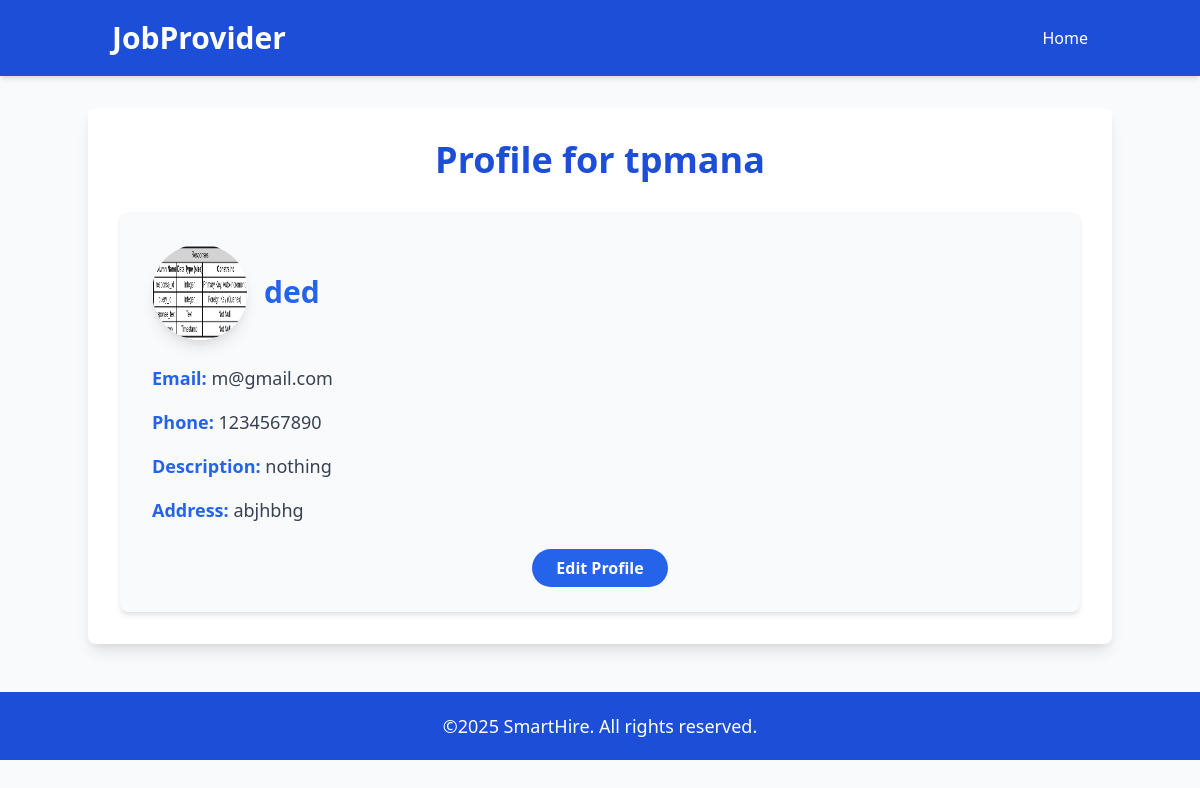
/jobproviderprofile/ (signed in), run on the app's committed database.
### job/models.py (models this page shows)
class JobproviderRegister(models.Model):
    name = models.CharField(max_length=50,null=True, blank=True)
    email = models.EmailField(max_length=50,null=True, blank=True, unique=True)
    password = models.CharField(max_length=50,null=True, blank=True)
    company_name = models.CharField(max_length=50,null=True, blank=True)
    phone_number = models.CharField(max_length=15, null=True, blank=True)

class JobProviderProfile(models.Model):
    jobprovider = models.ForeignKey(JobproviderRegister, on_delete=models.CASCADE)
    company_description = models.TextField(null=True, blank=True)
    company_logo = models.ImageField(upload_to='company_logos/', null=True, blank=True)
    address=models.TextField(null=True, blank=True)

### job/views.py (the view)
# urls.py: path('jobproviderprofile/',jobproviderprofile,name='jobproviderprofile'),
def jobproviderprofile(request):
    if 'jobprovider_id' in request.session:
        jobprovider_id = request.session['jobprovider_id']
        user = JobproviderRegister.objects.get(id=jobprovider_id)
        try:
            profile = JobProviderProfile.objects.get(jobprovider=user)
            return render(request, 'jobproviderprofile.html', {'user': user, 'profile': profile})
        except JobProviderProfile.DoesNotExist:
            if request.method == 'POST':
                company_logo = request.FILES.get('company_logo')
                description = request.POST.get('description')
                location = request.POST.get('location')
                profile = JobProviderProfile(jobprovider=user, company_logo=company_logo, company_description=description, address=location)
                profile.save()
                return redirect('jobproviderprofile')
            return render(request, 'jobproviderprofile.html', {'user': user, 'profile': None})
    else:
        return redirect('jobproviderlogin')

### job/templates/jobproviderprofile.html (shortened to what this page needs)
<!DOCTYPE html>
<html lang="en">
<head>
    <link href="https://cdn.jsdelivr.net/npm/tailwindcss@2.2.19/dist/tailwind.min.css" rel="stylesheet">
</head>
<body class="bg-gray-50 text-gray-800">
    <nav class="bg-blue-700 text-white py-5 shadow-md">
        <div class="container mx-auto flex justify-between items-center px-6">
            <a href="" class="text-3xl font-bold hover:text-yellow-400 transition duration-300">JobProvider</a>
            <ul class="flex space-x-6">
                <li><a href="/jobprovideindex/" class="hover:text-yellow-400 transition duration-300">Home</a></li>
            </ul>
        </div>
    </nav>
    <div class="container mx-auto p-8 mt-8 bg-white shadow-lg rounded-lg">
        <h1 class="text-4xl font-extrabold text-blue-700 mb-8 text-center">Profile for {{ user.name }}</h1>
        {% if profile %}
            <div class="bg-gray-50 p-8 rounded-lg shadow-md">
                <div class="flex items-center space-x-4 mb-6">
                    {% if profile.company_logo %}
                        <img src="{{ profile.company_logo.url }}" alt="Company Logo" class="w-24 h-24 rounded-full shadow-lg">
                    {% endif %}
                    <h2 class="text-3xl font-semibold text-blue-600">{{ user.company_name }}</h2>
                </div>
                <div class="space-y-4 text-lg text-gray-700">
                    <p><span class="font-semibold text-blue-600">Email:</span> {{ user.email }}</p>
                    <p><span class="font-semibold text-blue-600">Phone:</span> {{ user.phone_number }}</p>
                    <p><span class="font-semibold text-blue-600">Description:</span> {{ profile.company_description }}</p>
                    <p><span class="font-semibold text-blue-600">Address:</span> {{ profile.address }}</p>
                </div>
                <div class="mt-8 text-center">
                    <a href="/jobprovidereditprofile/" class="bg-blue-600 text-white px-6 py-2 rounded-full font-semibold hover:bg-blue-700 transition duration-300">
                        Edit Profile
                    </a>
                </div>
            </div>
        {% endif %}
    </div>
    <footer class="bg-blue-700 text-white py-5 text-center mt-12">
        <p class="text-lg">&copy;2025 SmartHire. All rights reserved.</p>
    </footer>
</body>
</html>

### data on the page
JobproviderRegister: name "tpmana", company_name "ded", email "m@gmail.com", phone_number "1234567890"
JobProviderProfile: company_logo (picture), company_description "nothing", address "abjhbhg"
